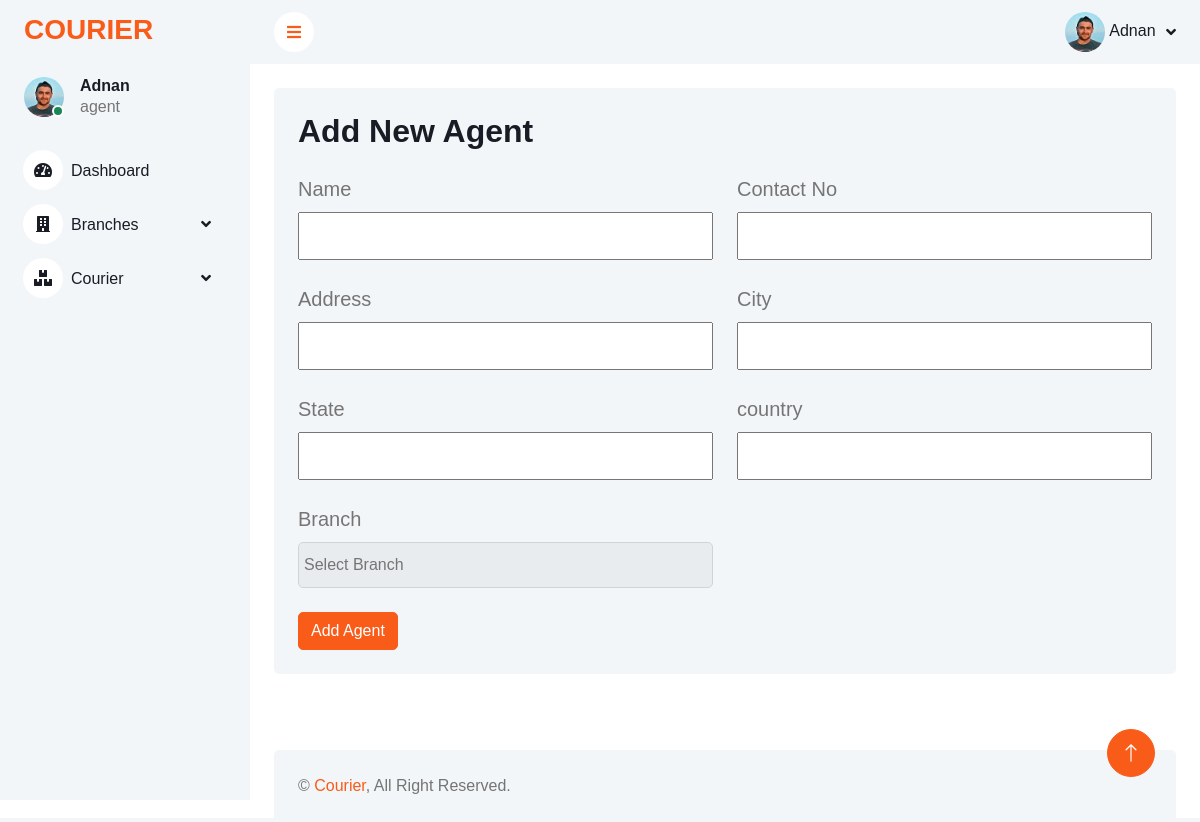
Page /backend/add-agent.php (signed in) on the committed database.
### tables this page shows
CREATE TABLE `user` (
  `user_id` int(11) NOT NULL,
  `name` varchar(255) NOT NULL,
  `email` varchar(255) NOT NULL,
  `password` varchar(255) NOT NULL,
  `profile_picture` varchar(255) NOT NULL,
  `role_id` int(11) NOT NULL
);

CREATE TABLE `role` (
  `role_id` int(11) NOT NULL,
  `role_type` varchar(255) NOT NULL
);

### backend/add-agent.php (the view, shortened to what this page needs)
<?php
include('db.php');
?>
<?php
include 'links.php';
?>
</head>
<?php
include 'header.php';
?>
            <div class="container-fluid pt-4 px-4 h-75 mb-5">
                <div class="row g-4">
                <div class="col-12">
                        <div class="bg-light rounded h-100 p-4">
                            <h2 class="mb-4">Add New Agent</h2>
                            <form action="<?php $_SERVER['PHP_SELF'] ?>" method="POST">
                                <div class="row">
                                    <div class="col-sm-12 col-md-6  mb-4">
                                        <label for="exampleInputPassword1" class="form-label">Name</label>
                                        <input type="text" name="agent_name" required>
                                    </div>
                                    <div class="col-sm-12 col-md-6 mb-4">
                                        <label for="exampleInputPassword1" class="form-label">Contact No</label>
                                        <input type="text" name="agent_contact" required>
                                    </div>
                                    <div class="col-sm-12 col-md-6 mb-4">
                                        <label for="exampleInputPassword1" class="form-label">Address</label>
                                        <input type="text" name="agent_address" required>
                                    </div>
                                    <div class="col-sm-12 col-md-6 mb-4">
                                        <label for="exampleInputPassword1" class="form-label">City</label>
                                        <input type="text" name="agent_city" required>
                                    </div>
                                    <div class="col-sm-12 col-md-6 mb-4">
                                        <label for="exampleInputPassword1" class="form-label">State</label>
                                        <input type="text" name="agent_state" required>
                                    </div>
                                    <div class="col-sm-12 col-md-6 mb-4">
                                        <label for="exampleInputPassword1" class="form-label">country</label>
                                        <input type="text" name="agent_country" required>
                                    </div>
                                    <div class="col-sm-12 col-md-6 mb-4">
                                        <label for="exampleInputPassword1" class="form-label">Branch</label>
                                        <select name="agent_branch" class="form-control">
                                            <option> Select Branch</option>
                                        </select>
                                    </div>
                                </div>
                                <button type="submit" class="btn btn-primary">Add Agent</button>
                            </form>
                        </div>
                    </div>
                </div>
            </div>
           <?php
           include 'footer.php';
           ?>

### backend/header.php (shortened to what this page needs)
<body>
    <div class="container-xxl position-relative bg-white d-flex p-0">
        <div class="sidebar pe-4 pb-3">
            <nav class="navbar bg-light navbar-light">
                <a href="index.php" class="navbar-brand mx-4 mb-3">
                    <h3 class="text-primary">COURIER</h3>
                </a>
                <div class="d-flex align-items-center ms-4 mb-4">
                <div class="position-relative">
                        <img class="rounded-circle" src="uploads-images/<?php echo $row5['profile_picture']?>" alt="" style="width: 40px; height: 40px;">
                        <div class="bg-success rounded-circle border border-2 border-white position-absolute end-0 bottom-0 p-1"></div>
                    </div>
                    <div class="ms-3">
                        <h6 class="mb-0"><?php echo $_SESSION['name']?></h6>
                        <span class="role-heading"><?php echo $row5['role_type']?></span>
                    </div>
                </div>
                <div class="navbar-nav w-100">
                    <a href="index.php" class="nav-item nav-link"><i class="fa fa-tachometer-alt me-2"></i>Dashboard</a>
                    <div class="nav-item dropdown">
                        <a href="#" class="nav-link dropdown-toggle" data-bs-toggle="dropdown"><i class="fa fa-building me-2"></i>Branches</a>
                    </div>
                    <div class="nav-item dropdown">
                        <a href="#" class="nav-link dropdown-toggle" data-bs-toggle="dropdown"><i class="fa fa-boxes me-2"></i>Courier</a>
                    </div>
                </div>
            </nav>
        </div>
        <div class="content">
            <nav class="navbar navbar-expand bg-light navbar-light sticky-top px-4 py-0">
                <a href="#" class="sidebar-toggler flex-shrink-0">
                    <i class="fa fa-bars"></i>
                </a>
                <div class="navbar-nav align-items-center ms-auto">
                    <div class="nav-item dropdown">
                        <a href="#" class="nav-link dropdown-toggle" data-bs-toggle="dropdown">
                        <img class="rounded-circle" src="uploads-images/<?php echo $row5['profile_picture']?>" alt="" style="width: 40px; height: 40px;">
                            <span class="d-none d-lg-inline-flex"><?php echo $_SESSION['name']?></span>
                        </a>
                    </div>
                </div>
            </nav>

### backend/css/style.css (style rules this page uses)
:root { --primary: #F95C19; --light: #F3F6F9; --dark: #191C24; }
.text-primary { color: var(--primary) !important; }
.btn { transition: .5s; }
.btn.btn-primary { color: #FFFFFF; }
.sidebar { position: fixed; top: 0; left: 0; bottom: 0; width: 250px; height: 100vh; overflow-y: auto; background: var(--light); transition: 0.5s; z-index: 999; }
.content { margin-left: 250px; min-height: 100vh; background: #FFFFFF; transition: 0.5s; }
@media (min-width: 992px) { .sidebar { margin-left: 0; } }
@media (min-width: 992px) { .content { width: calc(100% - 250px); } }
.sidebar .navbar .navbar-nav .nav-link { padding: 7px 20px; color: var(--dark); font-weight: 500; border-left: 3px solid var(--light); border-radius: 0 30px 30px 0; outline: none; }
.sidebar .navbar .navbar-nav .nav-link i { width: 40px; height: 40px; display: inline-flex; align-items: center; justify-content: center; background: #FFFFFF; border-radius: 40px; }
.sidebar .navbar .dropdown-toggle::after { position: absolute; top: 15px; right: 15px; border: none; content: "\f107"; font-family: "Font Awesome 5 Free"; font-weight: 900; transition: .5s; }
.content .navbar .navbar-nav .nav-link { margin-left: 25px; padding: 12px 0; color: var(--dark); outline: none; }
.content .navbar .sidebar-toggler, .content .navbar .navbar-nav .nav-link i { width: 40px; height: 40px; display: inline-flex; align-items: center; justify-content: center; background: #FFFFFF; border-radius: 40px; }
.content .navbar .dropdown-toggle::after { margin-left: 6px; vertical-align: middle; border: none; content: "\f107"; font-family: "Font Awesome 5 Free"; font-weight: 900; transition: .5s; }

### backend/add-agent.php (style rules this page uses)
.form-label { display: block !important; font-size: 20px; }
input, select { width: 100% !important; padding: 10px 5px !important; }

### rows in the picture
user: profile_picture (picture), role.role_type "agent"

### other values in the picture
$_SESSION['name'] "Adnan"
